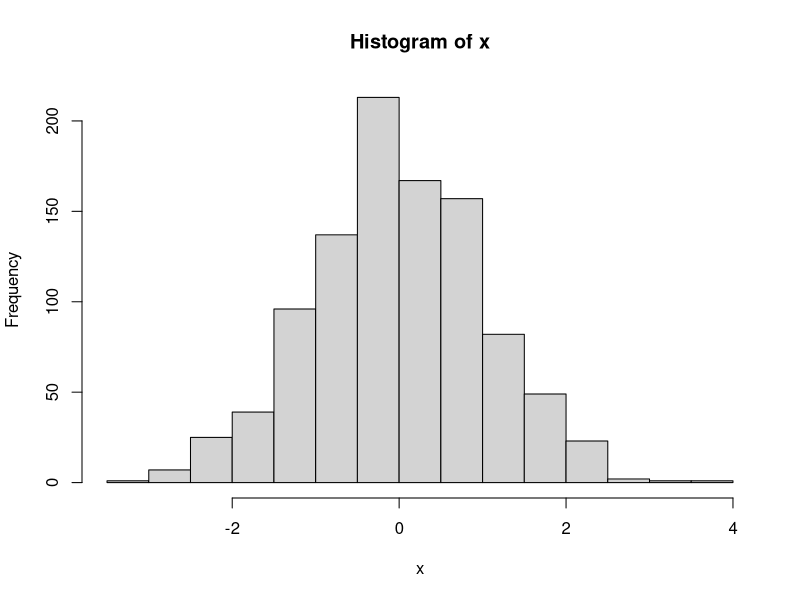
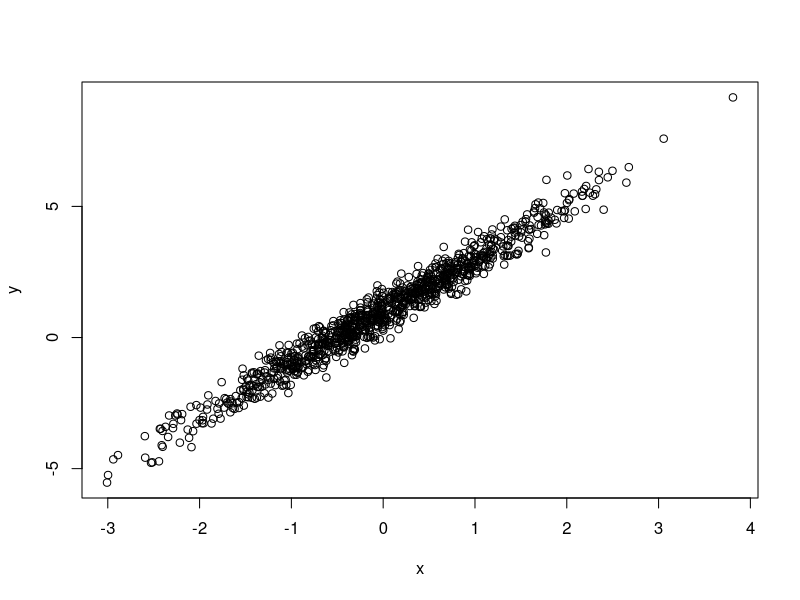

Source code (R) for these figures, in order:
## ---- chunk 1
knitr::opts_chunk$set(
  collapse = TRUE,
  fig.width = 8,
  fig.height = 4
)
## ---- chunk 2
##################################################################
# June 2, 2017
# Jeff Goldsmith
#
# Script for exploring R!
##################################################################
## ---- chunk 3
2 + 3

(18/3 + 1*2) ^ (4 - 2) - 6.18273
## ---- chunk 4
x = (18/3 + 1*2) ^ (4 - 2) - 6.18273
y = c(1, 3, 6, 9)
## ---- chunk 5
x = c(1, 3, 6, 9)
x
## ---- chunk 6
vec1 = 5:8
vec2 = c("My", "name", "is", "Jeff")
vec3 = c(TRUE, TRUE, TRUE, FALSE)
vec4 = factor(c("male", "male", "female", "female"))

class(vec1)
class(vec2)
class(vec3)
class(vec4)
## ---- chunk 7
vec4
as.numeric(vec4)

vec4 = relevel(vec4, ref = "male")
vec4
as.numeric(vec4)
## ---- chunk 8
mat1 = matrix(1:8, nrow = 2, ncol = 4)
mat1
## ---- chunk 9
mat2 = rbind(c(7,9,11,13), mat1)
mat2
## ---- chunk 10
mat3 = cbind(vec1, vec2)
mat3
## ---- chunk 11
vec1[1]
mat1[2,4]
## ---- chunk 12
vec1[2:3]
mat1[1, ]
## ---- chunk 13
vec1[c(TRUE, FALSE, TRUE, FALSE)]
vec1[vec1 > 2]
which(vec1 > 2)
## ---- chunk 14
vec1[2:3] = c(14, 15)
vec1

mat1[1,1] = 12; mat1[2,] = 1:4
mat1

vec4[1] = "Male"
vec4
## ---- chunk 15
colnames(mat1) = c("Col1", "Col2", "Col3", "Col4")
mat1[,c("Col1", "Col3")]
## ---- chunk 16
set.seed(1)

vec = rnorm(1000)

str(vec)
length(vec)
head(vec)
head(vec, 20)
tail(vec)
mean(vec)
median(vec)
summary(vec)

vec = sample(c("male", "female"), 1000, replace = TRUE, prob = c(.3, .7))
str(vec)
table(vec)
## ---- chunk 17
set.seed(1)

x = rnorm(1000)
y = 1 + 2 * x + rnorm(1000, 0, .4)
hist(x)
plot(x, y)
## ---- chunk 18
l = list(a = 1:5,
         b = matrix(1:8, 2, 4),
         c = TRUE,
         d = summary(rnorm(1000)))
l
## ---- chunk 19
l$a
l[[1]]
l[[1]][1:3]
## ---- chunk 20
vec = c(1, 2, NA, 4, 5, NULL, 6, 7)
vec
mean(vec)
mean(vec, na.rm = TRUE)
